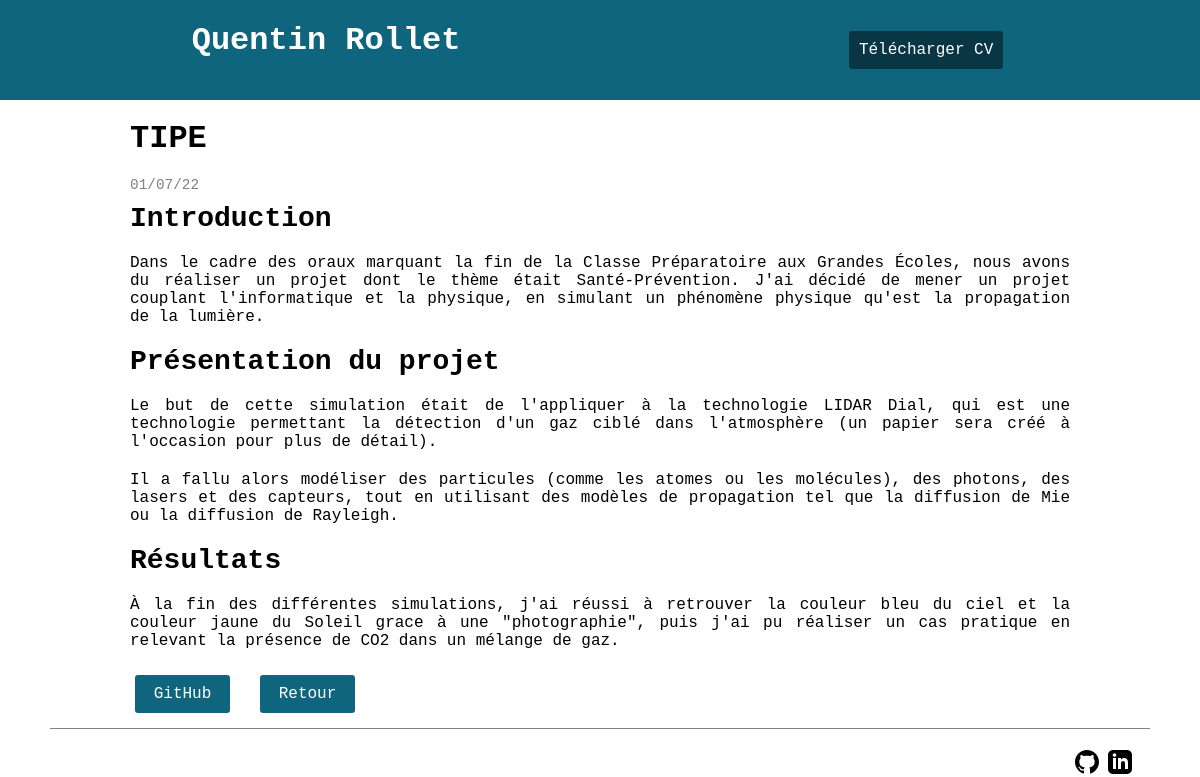
Screenshot of /projet/8/ with the database file from the repository.
### main/models.py (models this page shows, shortened)
class Project(models.Model):
    class TypeOfProject(models.TextChoices):
        WEB = "Web"
        PYTHON = "Python"
        C = "C"
        JAVA = "Java"
        NEXT = "A venir"
    name = models.fields.CharField(max_length=100)
    date = models.fields.DateField()
    short_description = models.fields.TextField()
    description = models.fields.TextField()
    image_name = models.fields.CharField(default="default.svg", max_length=100)
    link = models.fields.URLField(null=True, blank=True)
    type_of_projects = models.fields.CharField(
        choices=TypeOfProject.choices, max_length=10, default="Web"
    )

### main/views.py (the view)
# urls.py: path("projet/<int:id>/", views.project_details, name="projet"),
def project_details(request, id):
    project = Project.objects.get(id=id)
    return render(
        request,
        "main/project_details.html",
        {"id": id, "project": project},
    )

### main/templates/main/project_details.html
{% extends 'main/base.html' %}
{% block content %}
<h1>{{ project.name }}</h1>
<p class="date">{{ project.date|date:"d/m/y" }}</p>
<div>
    {% autoescape off %}
        {{ project.description }}
    {% endautoescape %}
</div>
<div class="buttons">
    {% if project.link %}
        {% if project.type_of_projects == "Web" %}
            <a href="{{ project.link }}" class="button">Visiter</a>
        {% else %}
            <a href="{{ project.link }}" class="button">GitHub</a>
        {% endif %}
    {% endif %}
    <a href="{% url 'portfolio' %}" class="button">Retour</a>
</div>
{% endblock content %}

### main/static/main/styles.css (style rules this page uses)
* { --font-color: black; --main-bg-color: #10657e; }
body, div, dl, dt, dd, ul, ol, li, h1, h2, h3, h4, h5, h6, pre, form, fieldset, input, textarea, p, blockquote, th, td { margin: 0; padding: 0; }
a, a:hover, a:visited { text-decoration: none; color: var(--font-color) }
h1, h2, h3, h4, h5, h6 { font-size: 100%; font-weight: normal; }
body { font-family: 'Courier New', Courier, monospace; font-size: 1em; text-align: justify; }
h1 { margin: 20px 10px 20px 10px; font-weight: bold; font-size: 2em; }
h2 { margin: 10px; font-weight: bold; font-size: 1.75em; }
p { padding: 10px; }
.button, .button:visited { display: block; background-color: #093644; color: white; margin: 15px; padding: 10px; border-radius: 3px; transition: 0.2s; }
.date { padding: 0px; padding-left: 10px; font-size: 0.9em; color: grey; }
.buttons { display: flex; }
.buttons .button { background-color: var(--main-bg-color); width: 75px; text-align: center; }

### main/static/main/cv.css (style rules this page uses)
* { --main-bg-color: #10657e; }

### main/static/main/cv_printer.css (style rules this page uses)
* { --main-bg-color: #10657e; }
body { height: 1122px; font-family: 'Courier New', Courier, monospace; text-align: justify; font-size: 11pt; }
h1 { font-weight: bold; font-size: 1.25em; text-transform: uppercase; padding-bottom: 0.5em; }

### rows the page displays
Project: name "TIPE", date "01/07/22", description "Introduction Dans le cadre des oraux marquant la fin de la Classe Préparatoire aux Grandes Écoles, nous avons du réaliser un projet dont le thème était Santé-Prévention. J'ai décidé de mener un projet couplant l'informatique et la physique, en simulant un phénomène physique qu'est la propagation de la lumière. Présentation du projet Le but de cette simulation était de l'appliquer à la technologie LIDAR Dial, qui est une technologie permettant la détection d'un gaz ciblé dans l'atmosphère (un papier sera créé à l'occasion pour plus de détail). Il a fallu alors modéliser des particules (comme les atomes ou les molécules), des photons, des lasers et des capteurs, tout en utilisant des modèles…"
